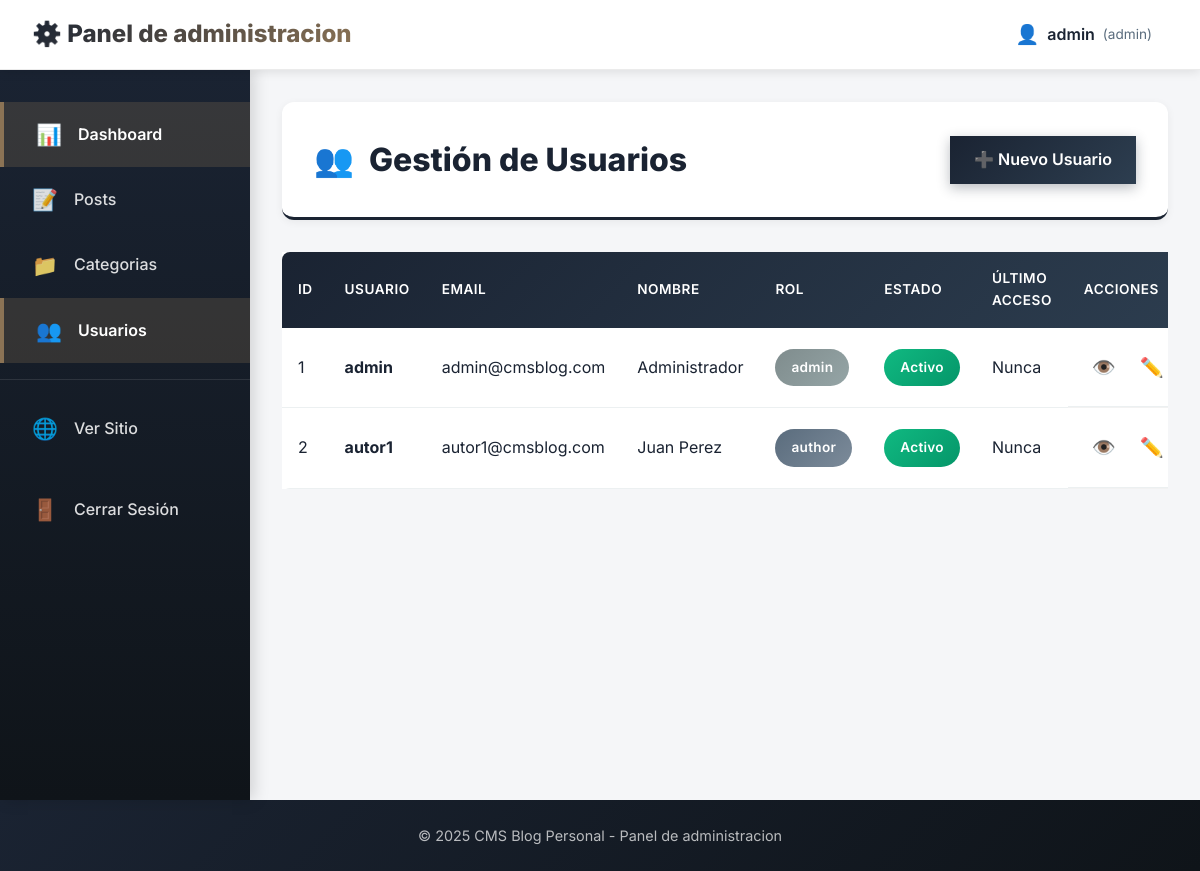
Screenshot of /public/admin/users/index.php (signed in) with the database file from the repository.
### tables this page shows
CREATE TABLE `users` (
  `id` int(11) NOT NULL AUTO_INCREMENT,
  `username` varchar(50) NOT NULL,
  `email` varchar(100) NOT NULL,
  `password` varchar(255) NOT NULL,
  `full_name` varchar(100) DEFAULT NULL,
  `avatar` varchar(255) DEFAULT NULL,
  `role` enum('admin','author','user') DEFAULT 'user',
  `created_at` timestamp NOT NULL DEFAULT current_timestamp(),
  `updated_at` timestamp NOT NULL DEFAULT current_timestamp() ON UPDATE current_timestamp(),
  `last_login` timestamp NULL DEFAULT NULL,
  `active` tinyint(1) DEFAULT 1,
  PRIMARY KEY (`id`),
  UNIQUE KEY `username` (`username`),
  UNIQUE KEY `email` (`email`),
  KEY `idx_username` (`username`),
  KEY `idx_email` (`email`)
);

### config/config.php (called while the page is built, shortened)
<?php
spl_autoload_register(function ($class) {
    if (strpos($class, 'App\\') === 0) {
        $classPath = str_replace('App\\', '', $class);
        $classPath = str_replace('\\', '/', $classPath);
        $file = ROOT_PATH . '/app/' . $classPath . '.php';
        if (file_exists($file)) {
            return;
        }
    }
});

### app/Models/Database.php (called while the page is built, shortened)
<?php
class Database {
    private static $instance = null;
    private $connection;
    private function __construct() {
        try {
            $host = DB_HOST;
            $port = defined('DB_PORT') ? DB_PORT : '3306';
            $dbname = DB_NAME;
            $username = DB_USER;
            $password = DB_PASS;
            $charset = defined('DB_CHARSET') ? DB_CHARSET : 'utf8mb4';
            $dsn = "mysql:host=$host;port=$port;dbname=$dbname;charset=$charset";
            $options = [
                PDO::ATTR_ERRMODE            => PDO::ERRMODE_EXCEPTION,
                PDO::ATTR_DEFAULT_FETCH_MODE => PDO::FETCH_ASSOC,
                PDO::ATTR_EMULATE_PREPARES   => false,
                PDO::ATTR_TIMEOUT            => 5,
            ];
            $this->connection = new PDO($dsn, $username, $password, $options);
        } catch (PDOException $e) {
            $errorMsg = "Error de conexión a la base de datos: " . $e->getMessage();
            $errorMsg .= "\n\nPor favor verifica que:";
            $errorMsg .= "\n1. El servidor MySQL/MariaDB esté activo (XAMPP, WAMP, etc.)";
            $errorMsg .= "\n2. Las credenciales en config/config.php sean correctas";
            $errorMsg .= "\n3. La base de datos 'cms_blog' exista";
            $errorMsg .= "\n4. El puerto sea el correcto (usualmente 3306)";
            die("<pre style='background:#ff4444;color:white;padding:20px;border-radius:8px;'>$errorMsg</pre>");
        }
    }
    public static function getInstance() {
        if (self::$instance === null) {
            self::$instance = new self();
        }
        return self::$instance;
    }
    public function getConnection() {
        return $this->connection;
    }
}

### public/admin/auth.php (called while the page is built, shortened)
<?php
if (!defined('BASE_URL')) {
    require_once __DIR__ . '/../../config/config.php';
}
$userModel = new User();
$currentUser = $userModel->getCurrentUser();
function isAdmin() {
    global $currentUser;
    return $currentUser['role'] === 'admin';
}
function canCreateContent() {
    global $currentUser;
    return in_array($currentUser['role'], ['admin', 'author']);
}

### app/Models/User.php (called while the page is built, shortened)
<?php
class User {
    private $db;
    public function __construct() {
        $this->db = Database::getInstance()->getConnection();
    }
    public function getCurrentUser() {
        return $_SESSION['user'] ?? null;
    }
    public function getAllUsers($page = 1, $perPage = 20) {
        $offset = ($page - 1) * $perPage;
        $sql = "SELECT id, username, email, full_name, avatar, role, created_at, last_login, active
                FROM users
                ORDER BY created_at DESC
                LIMIT :limit OFFSET :offset";
        $stmt = $this->db->prepare($sql);
        $stmt->bindValue(':limit', $perPage, PDO::PARAM_INT);
        $stmt->bindValue(':offset', $offset, PDO::PARAM_INT);
        $stmt->execute();
        return $stmt->fetchAll();
    }
}

### public/admin/users/index.php (the view, shortened to what this page needs)
<?php
require_once '../auth.php';
$userModel = new User();
$currentPage = isset($_GET['page']) ? max(1, intval($_GET['page'])) : 1;
$perPage = 10;
$users = $userModel->getAllUsers($currentPage, $perPage);
include '../../../app/Views/admin/header.php';
?>
<div class="admin-page">
    <div class="page-header">
        <h1>👥 Gestión de Usuarios</h1>
        <a href="create.php" class="btn btn-primary">➕ Nuevo Usuario</a>
    </div>
    <?php if (empty($users)): ?>
        <div class="empty-state">
            <div class="empty-icon">👥</div>
            <h2>No hay usuarios registrados</h2>
            <p>Crea el primer usuario para comenzar</p>
            <a href="create.php" class="btn btn-primary">➕ Crear Usuario</a>
        </div>
    <?php else: ?>
        <div class="table-container">
            <table class="admin-table">
                <thead>
                    <tr>
                        <th>ID</th>
                        <th>Usuario</th>
                        <th>Email</th>
                        <th>Nombre</th>
                        <th>Rol</th>
                        <th>Estado</th>
                        <th>Último Acceso</th>
                        <th>Acciones</th>
                    </tr>
                </thead>
                <tbody>
                    <?php foreach ($users as $user): ?>
                        <tr>
                            <td><?= $user['id'] ?></td>
                            <td>
                                <a href="view.php?id=<?= $user['id'] ?>" style="text-decoration: none; color: inherit;">
                                    <strong><?= htmlspecialchars($user['username']) ?></strong>
                                </a>
                            </td>
                            <td><?= htmlspecialchars($user['email']) ?></td>
                            <td><?= htmlspecialchars($user['full_name'] ?? '-') ?></td>
                            <td>
                                <?php
                                $roleColors = [
                                    'admin' => 'badge-category',
                                    'author' => 'badge-info',
                                    'user' => 'badge-warning'
                                ];
                                $roleColor = $roleColors[$user['role']] ?? 'badge-warning';
                                ?>
                                <span class="badge <?= $roleColor ?>">
                                    <?= htmlspecialchars($user['role']) ?>
                                </span>
                            </td>
                            <td>
                                <?php if ($user['active']): ?>
                                    <span class="badge badge-success">Activo</span>
                                <?php else: ?>
                                    <span class="badge badge-warning">Inactivo</span>
                                <?php endif; ?>
                            </td>
                            <td>
                                <?= $user['last_login'] ? date('d/m/Y H:i', strtotime($user['last_login'])) : 'Nunca' ?>
                            </td>
                            <td class="actions-cell">
                                <a href="view.php?id=<?= $user['id'] ?>" class="btn-action" title="Ver detalles">👁️</a>
                                <a href="edit.php?id=<?= $user['id'] ?>" class="btn-action" title="Editar">✏️</a>
                            </td>
                        </tr>
                    <?php endforeach; ?>
                </tbody>
            </table>
        </div>
    <?php endif; ?>
</div>
<?php include '../../../app/Views/admin/footer.php'; ?>

### app/Views/admin/header.php (shortened to what this page needs)
<!DOCTYPE html>
<html lang="es">
<head>
    <link rel="stylesheet" href="<?= BASE_URL ?>/css/style-clean.css">
    <link rel="stylesheet" href="<?= BASE_URL ?>/css/admin.css">
    <link rel="stylesheet" href="<?= BASE_URL ?>/css/admin-forms.css">
    <link rel="stylesheet" href="<?= BASE_URL ?>/css/animations.css">
    <link rel="stylesheet" href="<?= BASE_URL ?>/css/colors-professional.css">
    <link rel="stylesheet" href="<?= BASE_URL ?>/css/admin-professional.css">
</head>
<body class="admin-body">
    <header class="admin-header">
        <div class="admin-header-container">
            <div class="admin-logo">
                <h1>⚙️ Panel de administracion</h1>
            </div>
            <nav class="admin-nav">
                <div class="admin-user-info">
                    <span class="admin-user-icon">👤</span>
                    <span class="admin-username"><?= htmlspecialchars($currentUser['username']) ?></span>
                    <span class="admin-role">(<?= htmlspecialchars($currentUser['role']) ?>)</span>
                </div>
            </nav>
        </div>
    </header>
    <div class="admin-layout">
        <aside class="admin-sidebar">
            <nav class="admin-menu">
                <a href="<?= BASE_URL ?>/admin/index.php" class="admin-menu-item <?= basename($_SERVER['PHP_SELF']) === 'index.php' ? 'active' : '' ?>">
                    <span class="menu-icon">📊</span>
                    <span>Dashboard</span>
                </a>
                <?php if (canCreateContent()): ?>
                <a href="<?= BASE_URL ?>/admin/posts/index.php" class="admin-menu-item <?= strpos($_SERVER['PHP_SELF'], '/posts/') !== false ? 'active' : '' ?>">
                    <span class="menu-icon">📝</span>
                    <span>Posts</span>
                </a>
                <?php endif; ?>
                <a href="<?= BASE_URL ?>/admin/categories/index.php" class="admin-menu-item <?= strpos($_SERVER['PHP_SELF'], '/categories/') !== false ? 'active' : '' ?>">
                    <span class="menu-icon">📁</span>
                    <span>Categorias</span>
                </a>
                <?php if (isAdmin()): ?>
                <a href="<?= BASE_URL ?>/admin/users/index.php" class="admin-menu-item <?= strpos($_SERVER['PHP_SELF'], '/users/') !== false ? 'active' : '' ?>">
                    <span class="menu-icon">👥</span>
                    <span>Usuarios</span>
                </a>
                <?php endif; ?>
                <hr class="admin-menu-divider">
                <a href="<?= BASE_URL ?>/index.php" class="admin-menu-item" target="_blank">
                    <span class="menu-icon">🌐</span>
                    <span>Ver Sitio</span>
                </a>
                <a href="<?= BASE_URL ?>/logout.php" class="admin-menu-item logout">
                    <span class="menu-icon">🚪</span>
                    <span>Cerrar Sesión</span>
                </a>
            </nav>
        </aside>
        <main class="admin-content">

### public/css/style-clean.css (style rules this page uses)
* { margin: 0; padding: 0; box-sizing: border-box; }
:root { --primary-color: #2c3e50; --primary-dark: #1a252f; --primary-light: #34495e; --accent-color: #c0876f; --text-primary: #2c3e50; --text-secondary: #7f8c8d; --text-light: #95a5a6; --bg-main: #f5f6f7; --font-primary: 'Inter', -apple-system, BlinkMacSystemFont, 'Segoe UI', sans-serif; --font-heading: 'Playfair Display', Georgia, serif; }
body { font-family: var(--font-primary); background: radial-gradient(circle at 20% 50%, rgba(139, 115, 85, 0.03) 0%, transparent 50%), radial-gradient(circle at 80% 80%, rgba(26, 35, 50, 0.02) 0%, transparent 50%), linear-gradient(135deg, #f5f7fa 0%, #eff2f5 100%); background-attachment: fixed; color: var(--text-primary); line-height: 1.6; min-height: 100vh; }
.btn-primary { display: inline-block; padding: 0.8rem 2rem; background: var(--primary-color); color: white; text-decoration: none; border-radius: 8px; font-weight: 600; transition: all 0.3s ease; }

### public/css/animations.css (style rules this page uses)
body { animation: pageEnter 0.4s ease-out; }

### public/css/colors-professional.css (style rules this page uses)
:root { --primary-color: #1a2332; --primary-dark: #0f1419; --primary-light: #2d3e50; --accent-color: #8b7355; --text-primary: #1a2332; --text-secondary: #5a6c7d; --text-light: #7c8b9a; --bg-main: #f4f6f8; }
.btn-primary { background: linear-gradient(135deg, #1a2332 0%, #2d3e50 100%) !important; }
.badge-info { background: linear-gradient(135deg, #5a6c7d 0%, #7c8b9a 100%) !important; }

### public/css/admin-professional.css (style rules this page uses)
:root { --admin-sidebar-bg: #1a2332 !important; --admin-sidebar-hover: #2d3e50 !important; --admin-header-bg: #ffffff !important; --admin-accent: #8b7355 !important; }
.admin-header { background: var(--admin-header-bg) !important; border-bottom: 1px solid rgba(0,0,0,0.08); backdrop-filter: blur(10px); }
.admin-logo h1 { background: linear-gradient(135deg, #1a2332 0%, #8b7355 100%); -webkit-background-clip: text; -webkit-text-fill-color: transparent; background-clip: text; font-weight: 800; }
.admin-sidebar { background: linear-gradient(180deg, #1a2332 0%, #0f1419 100%) !important; box-shadow: 4px 0 15px rgba(0,0,0,0.15); }
.admin-menu-item { color: rgba(255,255,255,0.85) !important; transition: all 0.3s cubic-bezier(0.4, 0, 0.2, 1); position: relative; overflow: hidden; }
.admin-menu-item::before { content: ''; position: absolute; left: 0; top: 0; width: 4px; height: 100%; background: #8b7355; transform: scaleY(0); transition: transform 0.3s ease; }
.admin-menu-item.active { background: rgba(139, 115, 85, 0.25) !important; color: #ffffff !important; font-weight: 600; border-left: 4px solid #8b7355; }
.admin-table { border-radius: 8px; overflow: hidden; }
.admin-table thead { background: linear-gradient(135deg, #1a2332 0%, #2d3e50 100%); }
.admin-table thead th { color: white !important; font-weight: 600; text-transform: uppercase; font-size: 0.85rem; letter-spacing: 0.5px; padding: 1rem; }
.admin-table tbody tr { transition: all 0.2s ease; border-bottom: 1px solid rgba(0,0,0,0.05); }
.btn-primary { background: linear-gradient(135deg, #1a2332 0%, #2d3e50 100%) !important; border: none !important; box-shadow: 0 4px 12px rgba(26, 35, 50, 0.3); transition: all 0.3s ease; }
.badge { padding: 0.5rem 1rem; border-radius: 20px; font-weight: 600; font-size: 0.85rem; letter-spacing: 0.3px; }
.badge-success { background: linear-gradient(135deg, #10b981 0%, #059669 100%); color: white; }
.page-header { background: white; padding: 2rem; border-radius: 12px; box-shadow: 0 2px 8px rgba(0,0,0,0.06); margin-bottom: 2rem; display: flex; justify-content: space-between; align-items: center; animation: slideDown 0.5s ease; }
.page-header h1 { font-weight: 800; margin: 0; color: #1a2332; }
.page-header h1::first-letter { background: none !important; -webkit-background-clip: unset !important; -webkit-text-fill-color: initial !important; background-clip: unset !important; color: initial !important; }
.admin-menu-item .emoji, .page-header h1::first-letter { display: inline-block; margin-right: 0.5rem; }

### rows the page displays
users: username "admin", role "admin", id "1", email "admin@cmsblog.com", full_name "Administrador", active "Activo", shows "Nunca"
users: id "2", username "autor1", email "autor1@cmsblog.com", full_name "Juan Perez", role "author", active "Activo", shows "Nunca"

### other values shown
SITE_NAME "CMS Blog Personal"
